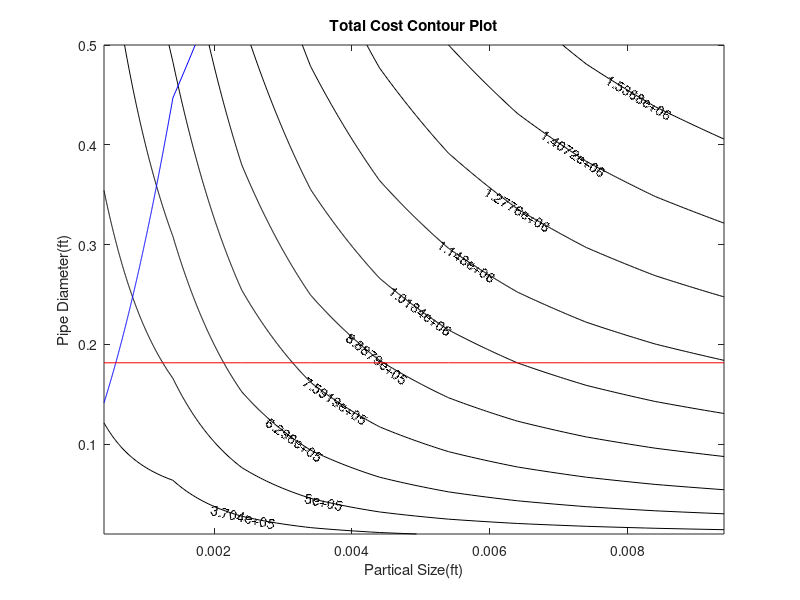

The MATLAB script that drew this image: (Note: this script raises an error after producing the figure.)
% extract design variables
vel = 7.2599; % ft/s
[partSize, pipeDiam] = meshgrid(0.0004:0.001:0.01, 0.01:0.001:0.5);

% constants
pipeLen = 15 .* 5280; % ft
wLime = 12.67; % lbm/s
partSizePre = 0.01; % ft
grav = 32.17; % ft/s^2
rhoWater = 62.4; % lbm/ft^3
rhoLime = 168.5; % lbm/ft^3
SGLime = rhoLime ./ rhoWater;
muWater = 0.0007392; %lbm/(ft-sec)
hrPerDay = 8;
dayPerYear = 300;
yrsLife = 7;

% calculate other design variables
volFlow = pi .* (pipeDiam.^2 ./ 4) .* vel;
volFlowLime = wLime ./ rhoLime;
volFlowWater = volFlow - volFlowLime;
volCons = volFlowLime ./ volFlow;
rhoSlurry = rhoWater + volCons .* (rhoLime - rhoWater);

% analysis functions
cdrp = 4 .* grav .* rhoWater .* partSize.^3 .* ((rhoLime - rhoWater) ...
    ./ (3 .* muWater.^2));
% cd = 1.9116946 + 571.81334 .* (1/cdrp);
cd = exp(-.001.*log(cdrp).^3+.0583.*log(cdrp).^2-1.1497.*log(cdrp)+6.4442);
reynolds = (rhoWater .* vel .* pipeDiam) ./ muWater;
critVel = ((40 .* grav .* volCons .* (SGLime - 1) .* pipeDiam) ...
    ./ sqrt(cd)).^0.5;

if reynolds <= 100000
  fricWater = 0.3164 ./ reynolds.^0.25;
else
  fricWater = 0.0032 + 0.221 .* reynolds.^-0.237;
end

fricFact = fricWater .* ((rhoWater ./ rhoSlurry) + 150 .* volCons .*...
    (rhoWater ./ rhoSlurry) .* ((grav .* pipeDiam .* (SGLime - 1)) ./...
    (vel.^2 .* sqrt(cd))).^1.5);
deltaP = (fricFact .* rhoSlurry .* pipeLen .* vel.^2) ./...
    (pipeDiam .* 2 .* grav);
powerPump = deltaP .* volFlow;
powerGrind = 218 .* wLime .* ((1./sqrt(partSize)) - (1./sqrt(partSizePre)));
hpPump = powerPump ./ 550;
hpGrind = powerGrind ./ 550;

purchaseCost = 300 .* hpGrind + 200 .* hpPump;
yearlyPowerCost = (0.07 .* hpGrind + 0.05 .* hpPump) .* hrPerDay .* dayPerYear;
totPowerCost = yearlyPowerCost .* ((1.07.^yrsLife - 1) ./ (0.07 .* 1.07.^7));
totCost = purchaseCost + totPowerCost;
totHP = hpPump + hpGrind;

% 0bjective function
f = totCost;

% constraints
c1 = -vel + critVel .* 1.1;
c2 = volCons - 0.4;


% constants
pi = 3.14159;
del_0 = 0.4; %(in)
h_0 = 1; %(in)
h_def = h_0 - del_0; %(in)
G = 12000000; %(psi)
sf = 1.5;
se = 45000; %(psi)
Q = 150000; %(psi)
w = 0.18;


fig = figure(1)
[C,h] = contour(partSize, pipeDiam, f, 10 , 'k');
clabel(C,h,'Labelspacing',500);
title('Total Cost Contour Plot');
xlabel('Partical Size(ft)');
ylabel('Pipe Diameter(ft)');
hold on;
contour(partSize, pipeDiam, c1, [0, 0], 'b')
contour(partSize, pipeDiam, c2, [0, 0], 'r')
plot([0.0005, 0.0005], y1, 'g')
contour(partSize, pipeDiam, c1, [-1, -1], 'b--')
contour(partSize, pipeDiam, c2, [-.1, -.1], 'r--')
plot([0.0007, 0.0007], y1, 'g--')
y1=get(gca,'ylim');

plot(0.0005, 0.1816, 'r*')

legend('Total Cost', 'Critical Velocity Limit', 'Volumetric Concentration Limit',...
      'Partical Size Limit', 'Critical Velocity Feasible Region',...
      'Volumetric Concentration Feasible Region', 'Partical Size Feasible Region',...
      'Optimal Solution', 'Location', 'NorthEast')
  
set(fig,'Units','Inches');
pos = get(fig,'Position');
set(fig,'PaperPositionMode','Auto','PaperUnits','Inches','PaperSize',[pos(3), pos(4)])
print(fig, '-dpdf', 'test.pdf');
